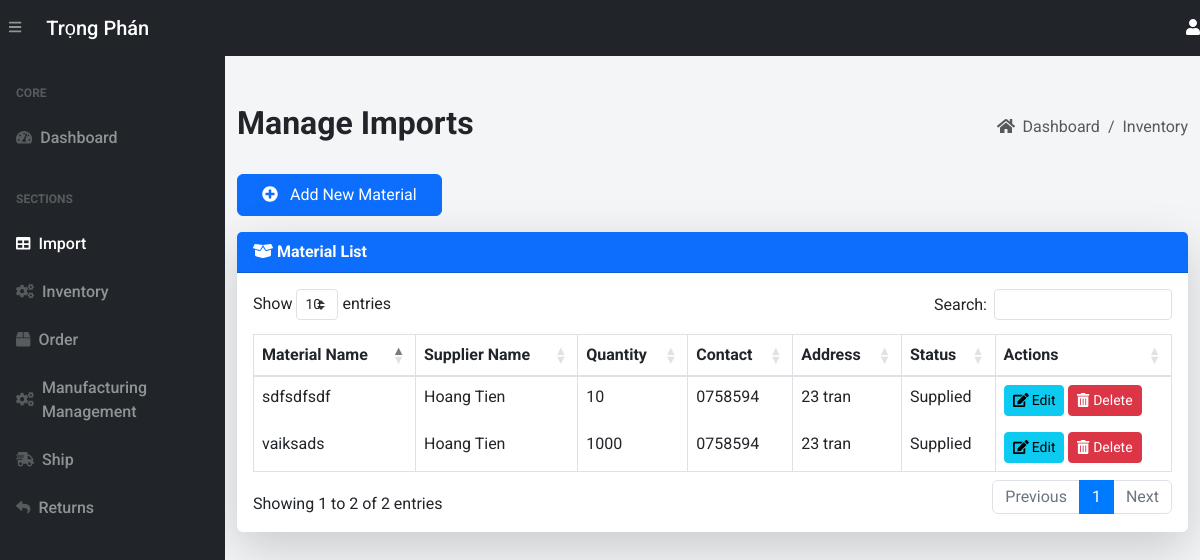
Page /import/ (signed in) on the earlier database version.
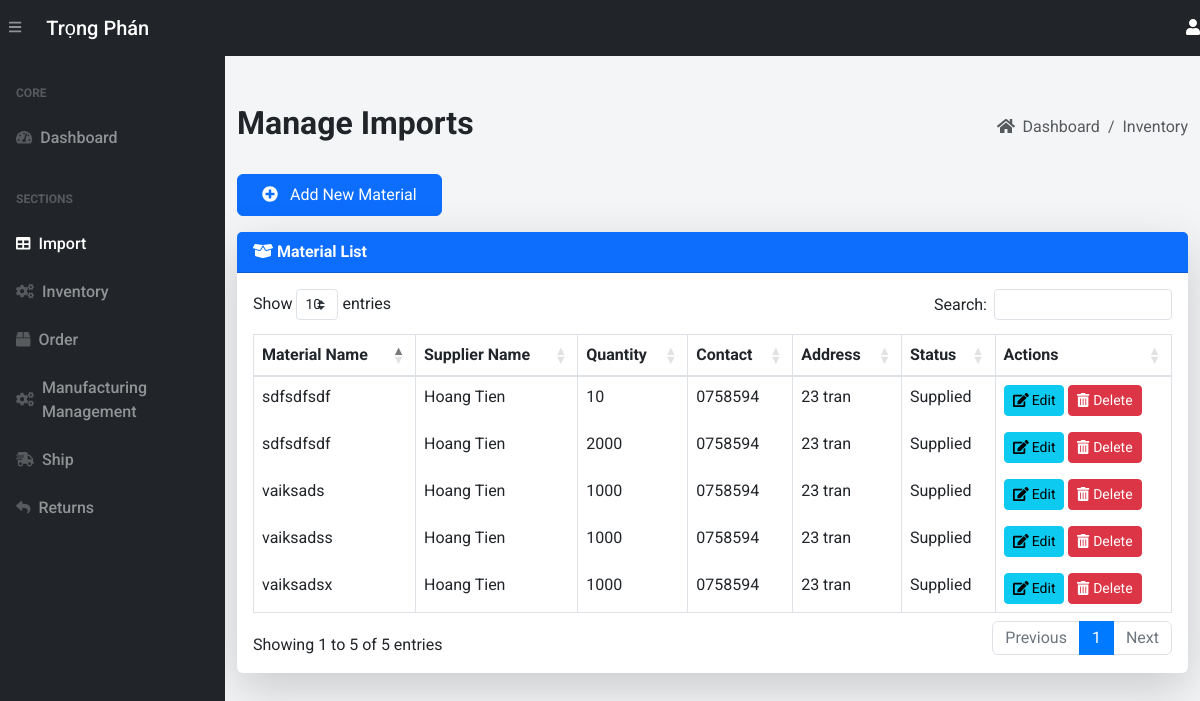
Same page on the later database version.
### app.py (models this page shows, shortened)
class Import(db.Model):
    __tablename__ = 'imports'
    import_id = db.Column(db.Integer, primary_key=True, autoincrement=True)
    material_name = db.Column(db.String(255), nullable=False)
    material_description = db.Column(db.String(255))
    quantity_in_stock = db.Column(db.Integer, default=0)
    reorder_level = db.Column(db.Integer, default=30)
    sup_name = db.Column(db.String(255), nullable=False)
    sup_contact_info = db.Column(db.String(255), nullable=False)
    sup_address = db.Column(db.String(255), nullable=False)
    status = db.Column(db.String(50), default="Supplying")
    section_name = db.Column(db.String(255))  # Section name for classification
    category = db.Column(db.String(255))  # Category of the material

### app.py (the view, shortened to what this page needs)
@app.route('/import/', methods=["GET", "POST"])
@login_required
def view_import():
    imports = Import.query.all()
    return render_template("import.html", imports=imports)

### app.py (called while the page is built, shortened)
@login_manager.user_loader
def load_user(user_id):
    return User.query.get(int(user_id))

def add_monthly_data():
    current_year = datetime.now().year
    months = [f"{current_year}-{str(month).zfill(2)}" for month in range(1, 4)]  # Tháng 1 đến tháng 6
    for month in months:
        existing_month_data = db.session.query(Order).filter(Order.order_date.like(f'{month}%')).first()
    db.session.commit()

@app.before_request
def initialize_data():
    add_monthly_data()

### templates/import.html (shortened to what this page needs)
{% extends 'base.html' %}
{% block content %}
<main>
    <div class="container-fluid mt-5">
        <div class="d-flex justify-content-between align-items-center mb-4">
            <h1 class="text-dark font-weight-bold" style="font-size: 2rem;">Manage Imports</h1>
            <ol class="breadcrumb mb-0">
                <li class="breadcrumb-item"><a href="/" class="text-decoration-none text-muted"><i class="fas fa-home mr-1"></i> Dashboard</a></li>
                <li class="breadcrumb-item"><a href="/inventory/" class="text-decoration-none text-muted">Inventory</a></li>
            </ol>
        </div>
        <div class="mb-3">
            <a href="/add-import" class="btn btn-primary px-4 py-2 hover-shadow">
                <i class="fas fa-plus-circle mr-2"></i> Add New Material
            </a>
        </div>
        <div class="card shadow-lg border-0 mb-4">
            <div class="card-header bg-primary text-white font-weight-bold">
                <i class="fas fa-box-open"></i> Material List
            </div>
            <div class="card-body">
                <table class="table table-bordered table-hover" id="dataTable" width="100%" cellspacing="0">
                    <thead class="bg-light">
                        <tr>
                            <th>Material Name</th>
                            <th>Supplier Name</th>
                            <th>Quantity</th>
                            <th>Contact</th>
                            <th>Address</th>
                            <th>Status</th>
                            <th>Actions</th>
                        </tr>
                    </thead>
                    <tbody>
                        {% for import_record in imports %}
                        <tr>
                            <td>{{ import_record.material_name }}</td>
                            <td>{{ import_record.sup_name }}</td>
                            <td>{{ import_record.quantity_in_stock }}</td>
                            <td>{{ import_record.sup_contact_info }}</td>
                            <td>{{ import_record.sup_address }}</td>
                            <td>{{ import_record.status }}</td>
                            <td>
                                {% if import_record.status == 'Supplying' %}
                                <form action="{{ url_for('update_import_status', import_id=import_record.import_id) }}" method="POST" style="display:inline;">
                                    <button type="submit" class="btn btn-success btn-sm hover-shadow">
                                        <i class="fas fa-arrow-alt-circle-right"></i> Import Inventory
                                    </button>
                                </form>
                                {% else %}
                                <a href="/update-import/{{ import_record.import_id }}" class="btn btn-info btn-sm hover-shadow">
                                    <i class="fas fa-edit"></i> Edit
                                </a>
                                <form action="{{ url_for('delete_import', import_id=import_record.import_id) }}" method="POST" style="display:inline;">
                                    <button type="submit" class="btn btn-danger btn-sm hover-shadow" onclick="return confirm('Are you sure you want to delete this import item?')">
                                        <i class="fas fa-trash-alt"></i> Delete
                                    </button>
                                </form><br>
                                {% endif %}
                            </td>
                        </tr>
                        {% endfor %}
                    </tbody>
                </table>
            </div>
        </div>
    </div>
</main>
{% endblock %}

Differences in the rows shown:
added Import: material_name "vaiksadsx", sup_name "Hoang Tien", quantity_in_stock "1000", sup_contact_info "0758594", sup_address "23 tran", status "Supplied"
added Import: material_name "vaiksadss", sup_name "Hoang Tien", quantity_in_stock "1000", sup_contact_info "0758594", sup_address "23 tran", status "Supplied"
added Import: material_name "sdfsdfsdf", sup_name "Hoang Tien", quantity_in_stock "2000", sup_contact_info "0758594", sup_address "23 tran", status "Supplied"
Other differences:
text written by a page script: "Show entries Search: Showing 1 to 2 of 2 entries Previous 1 Next" → "Show entries Search: Showing 1 to 5 of 5 entries Previous 1 Next"
